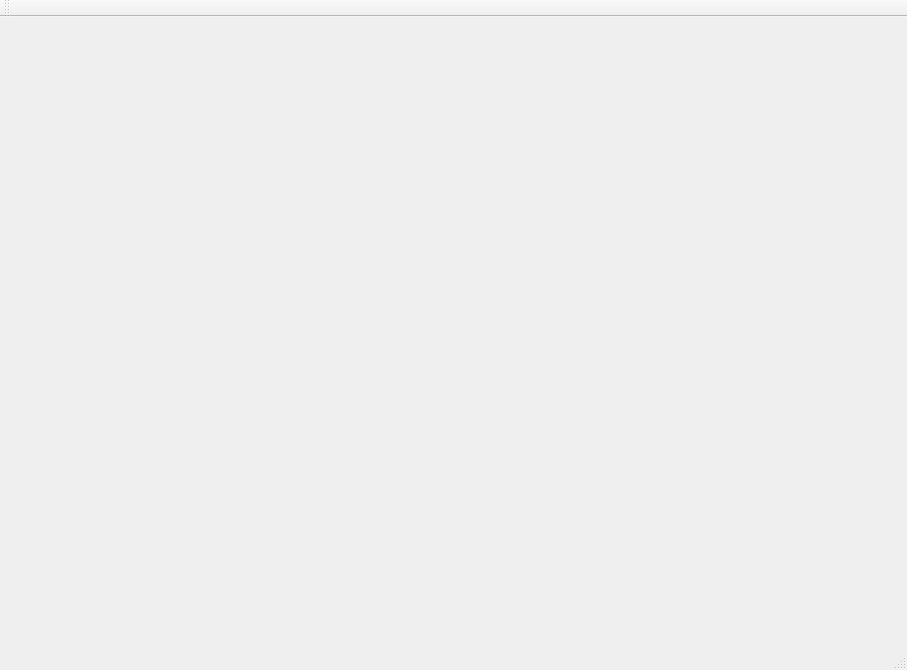
<?xml version="1.0" encoding="UTF-8"?>
<ui version="4.0">
 <class>demo</class>
 <widget class="QMainWindow" name="demo">
  <property name="geometry">
   <rect>
    <x>0</x>
    <y>0</y>
    <width>907</width>
    <height>670</height>
   </rect>
  </property>
  <property name="windowTitle">
   <string>Map</string>
  </property>
  <widget class="QWidget" name="centralWidget">
   <widget class="QGraphicsView" name="graphicsView">
    <property name="enabled">
     <bool>true</bool>
    </property>
    <property name="geometry">
     <rect>
      <x>1500</x>
      <y>300</y>
      <width>1000</width>
      <height>1000</height>
     </rect>
    </property>
   </widget>
   <widget class="QLabel" name="label">
    <property name="geometry">
     <rect>
      <x>1600</x>
      <y>110</y>
      <width>971</width>
      <height>201</height>
     </rect>
    </property>
    <property name="styleSheet">
     <string notr="true">
font: 26pt &quot;华光超粗黑_CNKI&quot;;</string>
    </property>
    <property name="text">
     <string>华南理工大学(大学城校区)平面导航</string>
    </property>
   </widget>
  </widget>
  <widget class="QMenuBar" name="menuBar">
   <property name="geometry">
    <rect>
     <x>0</x>
     <y>0</y>
     <width>907</width>
     <height>21</height>
    </rect>
   </property>
  </widget>
  <widget class="QToolBar" name="mainToolBar">
   <attribute name="toolBarArea">
    <enum>TopToolBarArea</enum>
   </attribute>
   <attribute name="toolBarBreak">
    <bool>false</bool>
   </attribute>
  </widget>
  <widget class="QStatusBar" name="statusBar"/>
 </widget>
 <layoutdefault spacing="6" margin="11"/>
 <resources/>
 <connections/>
</ui>
